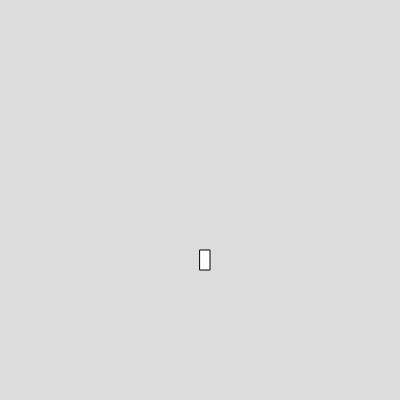
Frame 1 (no input)
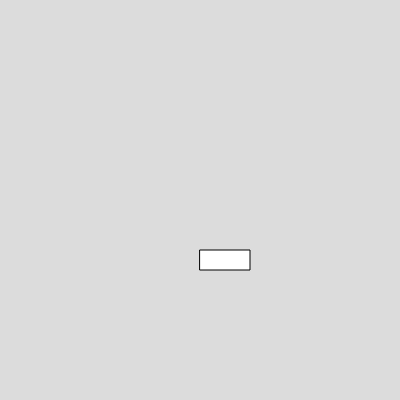
Frame 60 (no input)
Frame 120 (the mouse pressed at the canvas centre since frame 60): identical to frame 60, image omitted

The p5.js sketch that drew these frames (run headless with seeded random() and noise() and a simulated clock; from frame 60 on, the mouse is pressed at the canvas centre):

// p5.js sketch
// ── sketch.js


function setup() 
{
  createCanvas(400, 400);
   
  box = new Simrit()


}

function draw() 
{
  background(220);
  box.show()
  box.changewidth(50)
}


// ── box.js
class Simrit{

constructor(){

this.x=200
this.y=250
this.h=20
this.w=10


}
 show(){

rect(this.x,this.y,this.w,this.h)


}

changewidth(x){

  this.w=x
}

}
  

  
